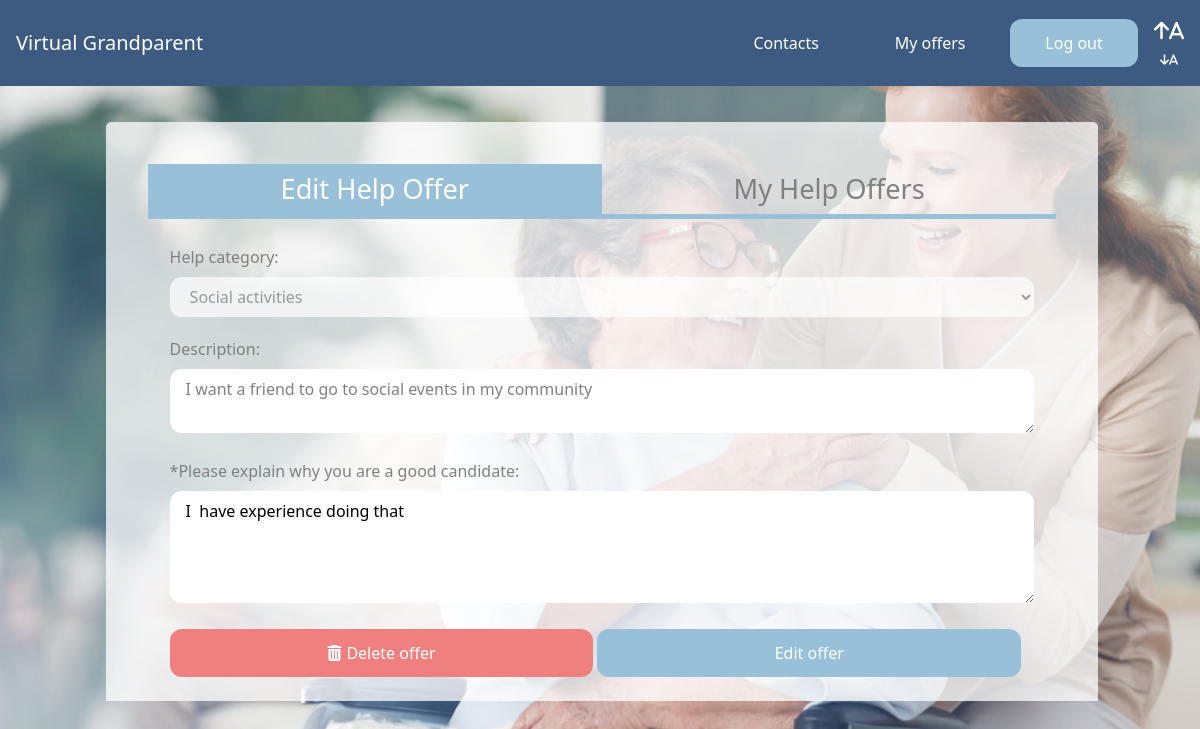
The app's page /my-offer/edit/254 (signed in) with its own data.
### core/models.py (models this page shows)
class Help(models.Model):
    id = models.AutoField(primary_key=True)
    description = models.TextField(max_length=1000)
    category = models.CharField(choices=HELP_CATEGORIES, max_length=2, default='OT')
    helper = models.ForeignKey(Helper, on_delete=models.CASCADE, null=True)
    oldPerson = models.ForeignKey(OldPerson, on_delete=models.CASCADE)
    date = models.DateField(default=datetime.date.today, blank=True)

class HelpCandidates(models.Model):
    id = models.AutoField(primary_key=True)
    helper = models.ForeignKey(Helper, on_delete=models.CASCADE, null=True)
    help = models.ForeignKey(Help, on_delete=models.CASCADE, null=True)
    description = models.TextField(max_length=1000)
    status= models.CharField(max_length=1, choices = HELP_STATUS, default='3') #status can be 1: active, 2: rejected, 3: in progress, 4: finished

### core/views.py (the view, shortened to what this page needs)
# urls.py: path('my-offer/edit/<int:id>', views.editHelpOffer, name='editHelpOffer'),
def editHelpOffer(request, id):
    current_user = get_current_user(request)
    helper = get_helper_by_id(current_user.id)
    error_message = None
    form = {}
    help = Help.objects.get(id = id)
    helpCandidate = HelpCandidates.objects.filter(helper = helper, help = help).first()
    if request.method == 'GET':
        form = HelpCandidateForm(instance=helpCandidate)
    return render(request, 'core/editHelpOffer.html', {'id': id,'form': form, "error_message": error_message, 'help_request': help})

### core/forms.py
class HelpCandidateForm(forms.ModelForm):
    description= forms.CharField(max_length=1000, widget= forms.Textarea
                           (attrs={'placeholder':'*Please explain why you are a good candidate', 'rows':4, 'cols':15}))
    class Meta:
        model = HelpCandidates
        fields = ('description',)
    def __init__(self, *args, **kwargs):
        super(HelpCandidateForm, self).__init__(*args, **kwargs)
        for visible in self.visible_fields():
            visible.field.widget.attrs['class'] = 'w-full mt-2 px-4 py-2 rounded-xl background-white'

### core/views.py (called while the page is built)
def get_current_user(request):
    return User.objects.filter(email = request.user)[0]

def get_helper_by_id(id):
    return Helper.objects.get(user_id = id)

### templates/core/editHelpOffer.html (shortened to what this page needs)
{% extends 'core/base.html' %}
{% load static %}
{% block static %}
<link rel="stylesheet" href="{% static 'css/cards.css' %}">
<link rel="stylesheet" href="{% static 'css/flexbox.css' %}">
<link rel="stylesheet" href="https://cdnjs.cloudflare.com/ajax/libs/sweetalert/1.1.3/sweetalert.min.css">{% endblock %}
{% block content %}
<div class="p-4 grid-container inline-container">
    <div class="card single-card help_container px-8">
        <div class="flexbox_container">
            <div class="column column-title selected">
                <a href="{% url 'core:editHelpOffer' id %}">Edit Help Offer</a>
            </div>
            <div class="column column-title">
                <a href="{% url 'core:myOffers' %}">My Help Offers</a>
            </div>
        </div>
        <div class="px-8 mx-auto">
            {% if help_request %}
                <fieldset class="mb-5">
                    <label class="text-gray" >Help category:</label>
                    <select disabled="true" class="w-full mt-2 px-4 py-2 rounded-xl background-white disabled">
                        <option value="{{help_request.category}}">{{help_request.get_category_display}}</option>
                    </select>
                </fieldset>
                <fieldset class="mb-5">
                    <label class="text-gray">Description:</label>
                    <textarea readonly class="w-full mt-2 px-4 py-2 rounded-xl background-white disabled">{{help_request.description}}</textarea>
                </fieldset>
            {% endif %}
            <form method="post" action="{% url 'core:editHelpOffer' id %}"   enctype="multipart/form-data">
                {% for field in form %}
                <fieldset class="mb-5">
                    <label class="text-gray"  for="{{ field.name }}">{{ field.field.widget.attrs.placeholder }}:</label>
                    {{field}}
                </fieldset>
                {% endfor %}
                <div class="button-container">
                    <a href="{% url 'core:deleteHelpOffer' id %}" id="btnDeleteOffer" class="px-5 py-3 rounded-xl base-button coral-button button-50 mr-1">
                        <i class="fa fa-trash fa-space" aria-hidden="true"></i>Delete offer
                    </a>
                    <input id="btnEditOFfer" type="submit" value="Edit offer" class = "px-5 py-3 rounded-xl base-button large-button button-50">
                </div>
                <br />
            </form>
        </div>
    </div>
</div>
{% endblock %}

### static/css/base.css (style rules this page uses)
:root { --blue: #3d5a80; --light-blue: #98c1d9 ; --baby-blue: #e0fbfc; --orange: #ee6c4d; --dark-blue: #293241; --gray: #333333; }
.base-button { background-color: var(--light-blue) !important; color: white; width: 100%; text-align: center; }
.coral-button { background-color: lightcoral !important; }
.large-button { text-align: center; display: block }
.base-background { background-color: var(white); }
.column { float: left; width: 50%; }
.column-title { text-align: center; color: gray; font-size: 1.7rem; padding: .3rem; border-bottom: 5px solid var(--light-blue); margin-bottom: 1rem; }
.selected { color: white; background: var(--light-blue); }
.text-gray { color: gray }
.background-white { background: white; }
.fa-space { margin-right: 5px; }
.disabled { color: gray; accent-color: transparent; }

### static/css/cards.css (style rules this page uses)
:root { --blue: #3d5a80; --light-blue: #98c1d9 ; --baby-blue: #e0fbfc; --orange: #ee6c4d; --dark-blue: #293241; --gray: #333333; }
.grid-container { margin: 20px auto; display:grid; grid-template-columns: auto auto; padding: 2px 16px; text-align: center; justify-content: center; }
.inline-container { grid-template-columns: 85%; }
.card { box-shadow: 0 8px 10px 0 rgba(0,0,0,0.4); transition: 0.3s; width: 90%; border-radius: 5px; background: rgba(255, 255, 255, 0.75); margin: 0 30px; padding: 2rem; text-align: left; float:right; -webkit-column-break-inside: avoid; page-break-inside: avoid; break-inside: avoid; }
.single-card { box-shadow: 0 8px 10px 0 rgba(0,0,0,0.4); transition: 0.3s; border-radius: 5px; background: rgba(255, 255, 255, 0.75); text-align: left; width: 100%; margin-left: 2px; -webkit-column-break-inside: avoid; page-break-inside: avoid; break-inside: avoid; }

### static/css/flexbox.css (style rules this page uses)
.flexbox_container { display: flex; padding: 10px; }
.button-container { display: flex; flex-direction: row; flex-wrap: wrap; margin-left: auto; margin-right: auto; }
.button-50 { width: 49%; text-align: center; }
.help_container { box-shadow: none; margin-bottom: -2rem; border-bottom-right-radius: 0; border-bottom-left-radius: 0; padding: 0; padding-top: 2rem; }

### records on screen
Help: category "Social activities", description "I want a friend to go to social events in my community"
HelpCandidates: form "I have experience doing that"

### other values on screen
{{ field.field.widget.attrs.placeholder }} "*Please explain why you are a good candidate"
